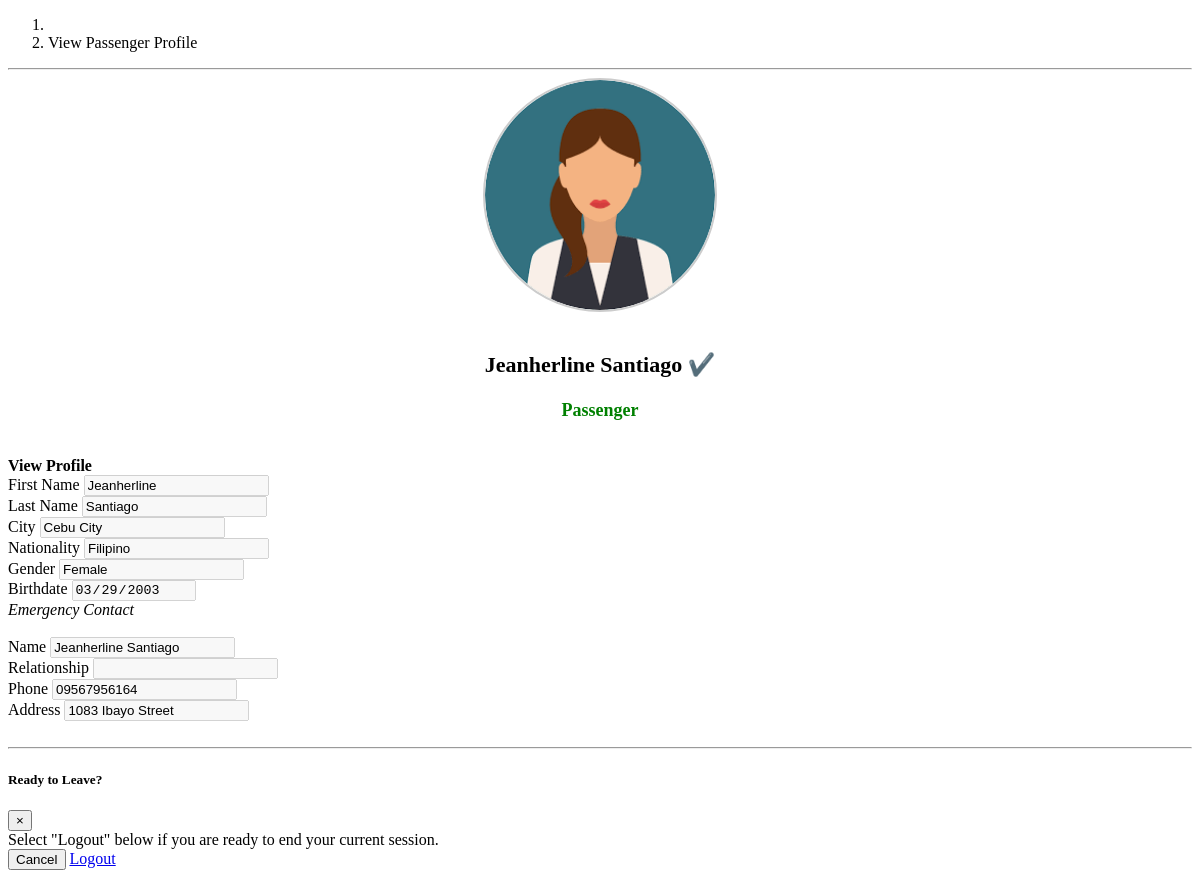
/user/viewPassenger.php?user_id=14 (signed in), run on the app's committed database.
### tables this page shows
CREATE TABLE `user_profile` (
  `user_id` int(11) NOT NULL,
  `profile_photo` varchar(255) DEFAULT NULL,
  `first_name` varchar(30) NOT NULL,
  `middle_name` varchar(30) NOT NULL,
  `last_name` varchar(30) NOT NULL,
  `city_id` int(11) NOT NULL,
  `nationality` varchar(30) NOT NULL,
  `gender` varchar(10) NOT NULL,
  `birthdate` date NOT NULL,
  `email` varchar(50) NOT NULL,
  `password` varchar(255) NOT NULL,
  `ticket_balance` varchar(255) DEFAULT NULL,
  `role` varchar(255) NOT NULL,
  `is_vaxxed` tinyint(1) NOT NULL DEFAULT 0,
  `vax_card` varchar(255) DEFAULT NULL,
  `is_agree` tinyint(1) NOT NULL DEFAULT 1,
  `created_at` timestamp NOT NULL DEFAULT current_timestamp(),
  `updated_at` timestamp NOT NULL DEFAULT current_timestamp() ON UPDATE current_timestamp()
);

CREATE TABLE `city` (
  `city_id` int(11) NOT NULL,
  `city_name` varchar(100) NOT NULL,
  `province` varchar(100) DEFAULT NULL,
  `region` varchar(100) DEFAULT NULL,
  `created_at` timestamp NOT NULL DEFAULT current_timestamp(),
  `updated_at` timestamp NOT NULL DEFAULT current_timestamp() ON UPDATE current_timestamp()
);

CREATE TABLE `emergency` (
  `emergency_id` int(11) NOT NULL,
  `user_id` int(11) NOT NULL,
  `name` varchar(50) NOT NULL,
  `relationship` varchar(20) NOT NULL,
  `phone` varchar(15) NOT NULL,
  `address` varchar(100) NOT NULL,
  `created_at` timestamp NOT NULL DEFAULT current_timestamp(),
  `updated_at` timestamp NOT NULL DEFAULT current_timestamp() ON UPDATE current_timestamp()
);

### user/viewPassenger.php (the view, shortened to what this page needs)
<?php
include('../db.php');
if (isset($_GET['user_id'])) {
    $userid = $_GET['user_id'];
}
$stmt = $db->prepare("SELECT * FROM user_profile WHERE user_id = ?");
$stmt->bind_param("i", $userid);
$stmt->execute();
$result = $stmt->get_result();
if ($result->num_rows == 1) {
    $row = $result->fetch_assoc();
    $first_name = $row['first_name'];
    $last_name = $row['last_name'];
    $profile_photo = $row['profile_photo'];
    $city_id = $row['city_id'];
    $nationality = $row['nationality'];
    $gender = $row['gender'];
    $birthdate = $row['birthdate'];
    $role = $row['role'];
}
$stmt = $db->prepare("SELECT * FROM city WHERE city_id = ?");
$stmt->bind_param("s", $city_id);
$stmt->execute();
$result = $stmt->get_result();
if ($result->num_rows == 1) {
    $row = $result->fetch_assoc();
    $city_name = $row['city_name'];
}
?>
<!DOCTYPE html>
<html lang="en">
<link href="vendor/css/user.css" rel="stylesheet">
<body id="page-top">
    <div id="wrapper">
        <div id="content-wrapper">
            <div class="container-fluid">
                <ol class="breadcrumb">
                    <li class="breadcrumb-item">
                    </li>
                    <li class="breadcrumb-item active">View Passenger Profile</li>
                </ol>
                <hr>
                <div class="profile-photo">
                    <?php if (!empty($profile_photo)) { ?>
                        <img src="../assets/img/profile-photo/<?php echo $profile_photo; ?>" alt="Profile Photo" class="photo-preview">
                    <?php } else { ?>
                        <img src="../assets/img/default-profile-photo.jpg" alt="Default Profile Photo" class="photo-preview">
                    <?php } ?>
                </div>
                <br>
                <p class="role" style="font-size: 22px; font-weight: bold;
                                                text-align: center; color: #000;">
                    <?php echo $first_name . " " . $last_name; ?> ✔️
                </p>
                <p class="role" style="font-size: 18px; font-weight: bold;
                                                text-align: center; color: green;">
                    <?php echo $role; ?>
                </p>
                <br>
                <div class="card">
                    <div class="card-header">
                        <b>View Profile</b>
                    </div>
                    <div class="card-body">
                        <form method="POST">
                            <div class="form-group">
                                <label for="first_name">First Name</label>
                                <input type="text" class="form-control disabled-input" value="<?php echo $first_name ?>" name="first_name" disabled><br>
                            </div>
                            <div class="form-group">
                                <label for="last_name">Last Name</label>
                                <input type="text" class="form-control disabled-input" value="<?php echo $last_name ?>" name="last_name" disabled><br>
                            </div>
                            <div class="form-group">
                                <label for="city_name">City</label>
                                <input type="text" class="form-control disabled-input" value="<?php echo $city_name ?>" name="city_name" disabled><br>
                            </div>
                            <div class="form-group">
                                <label for="nationality">Nationality</label>
                                <input type="text" class="form-control disabled-input" value="<?php echo $nationality ?>" name="nationality" disabled><br>
                            </div>
                            <div class="form-group">
                                <label for="gender">Gender</label>
                                <input type="text" class="form-control disabled-input" value="<?php echo $gender ?>" name="gender" disabled><br>
                            </div>
                            <div class="form-group">
                                <label for="birthdate">Birthdate</label>
                                <input type="date" class="form-control disabled-input" value="<?php echo $birthdate ?>" name="birthdate" disabled><br>
                            </div>
                            <?php
                            $stmt = $db->prepare("SELECT * FROM emergency WHERE user_id = ?");
                            $stmt->bind_param("s", $userid);
                            $stmt->execute();
                            $result = $stmt->get_result();
                            if ($result->num_rows == 1) {
                                $row = $result->fetch_assoc();
                                $name = $row['name'];
                                $relationship = $row['relationship'];
                                $phone = $row['phone'];
                                $address = $row['address'];
                            ?>
                                <em>Emergency Contact</em>
                                <br> <br>
                                <div class="form-group">
                                    <label for="name">Name</label>
                                    <input type="text" class="form-control disabled-input" value="<?php echo $name ?>" name="name" disabled><br>
                                </div>
                                <div class="form-group">
                                    <label for="relationship">Relationship</label>
                                    <input type="text" class="form-control disabled-input" value="<?php echo $relationship ?>" name="relationship" disabled><br>
                                </div>
                                <div class="form-group">
                                    <label for="phone">Phone</label>
                                    <input type="text" class="form-control disabled-input" value="<?php echo $phone ?>" name="phone" disabled><br>
                                </div>
                                <div class="form-group">
                                    <label for="address">Address</label>
                                    <input type="text" class="form-control disabled-input" value="<?php echo $address ?>" name="address" disabled><br>
                                </div>
                            <?php
                            }
                            ?>
                            <br>
                        </form>
                    </div>
                </div>
                <hr>
            </div>
        </div>
        <div class="modal fade" id="logoutModal" tabindex="-1" role="dialog" aria-labelledby="exampleModalLabel" aria-hidden="true">
            <div class="modal-dialog" role="document">
                <div class="modal-content">
                    <div class="modal-header">
                        <h5 class="modal-title" id="exampleModalLabel">Ready to Leave?</h5>
                        <button class="close" type="button" data-dismiss="modal" aria-label="Close">
                            <span aria-hidden="true">×</span>
                        </button>
                    </div>
                    <div class="modal-body">Select "Logout" below if you are ready to end your current session.</div>
                    <div class="modal-footer">
                        <button class="btn btn-secondary" type="button" data-dismiss="modal">Cancel</button>
                        <a class="btn btn-danger" href="../logout.php">Logout</a>
                    </div>
                </div>
            </div>
        </div>
</body>
</html>

### user/viewPassenger.php (style rules this page uses)
.disabled-input { color: black; }

### data on the page
user_profile: profile_photo (picture), first_name "Jeanherline", last_name "Santiago", role "Passenger", nationality "Filipino", gender "Female", birthdate "03/29/2003"
city: city_name "Cebu City"
emergency: name "Jeanherline Santiago", phone "09567956164", address "1083 Ibayo Street"
